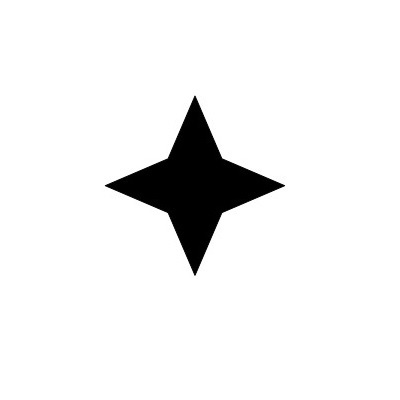
#> input picture template_matching/rosh.jpg, 400 x 400 px
$ jupyter execute 'matching template.ipynb'
#> lines starting #> are read from the running program, lines starting #| are printed output that depends on the picture; after the words box and inside, x2 and y2 are one past the last pixel; in counts of white or black regions, pixels touching at a corner belong together
[cell 1]
import cv2
import numpy as np

[cell 2]
original_image_template = cv2.imread('rosh.jpg')
#> original_image_template is the input picture: shape (400, 400, 3); min 0, max 255, mean 239.2
cv2.imshow('Original Template', original_image_template)
cv2.waitKey(0)

height, width = original_image_template.shape[:2]
#> height = 400; width = 400

original_image = cv2.imread('roshni.jpg')
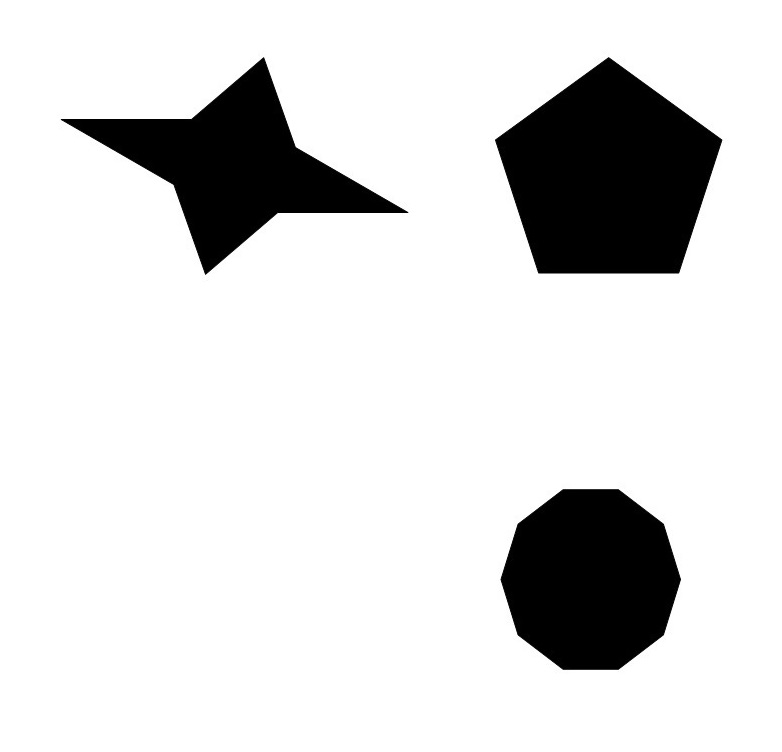
#> input picture template_matching/roshni.jpg, 782 x 752 px
#> original_image is the input picture: shape (752, 782, 3); min 0, max 255, mean 218.7
cv2.imshow('Original Image',original_image)
cv2.waitKey(0)

gray_template = cv2.cvtColor(original_image_template, cv2.COLOR_BGR2GRAY)
gray_original = cv2.cvtColor(original_image, cv2.COLOR_BGR2GRAY)

match = cv2.matchTemplate(gray_original, gray_template, cv2.TM_CCOEFF)
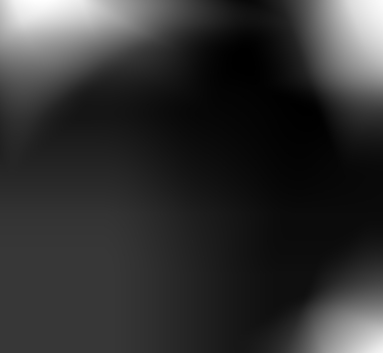
#> match: shape (353, 383) float32; min -140730336, max 500453760, mean -15116893; drawn with min black and max white
min_val, max_val, min_loc, max_loc = cv2.minMaxLoc(match)
#> min_val = -140730336; max_val = 500453760; min_loc = (244, 59); max_loc = (40, 0)

top_left = max_loc
#> top_left = (40, 0)
bottom_right = (top_left[0]+height, top_left[1]+width)
#> bottom_right = (440, 400)
cv2.rectangle(original_image, top_left, bottom_right, (0,0,255), 5)
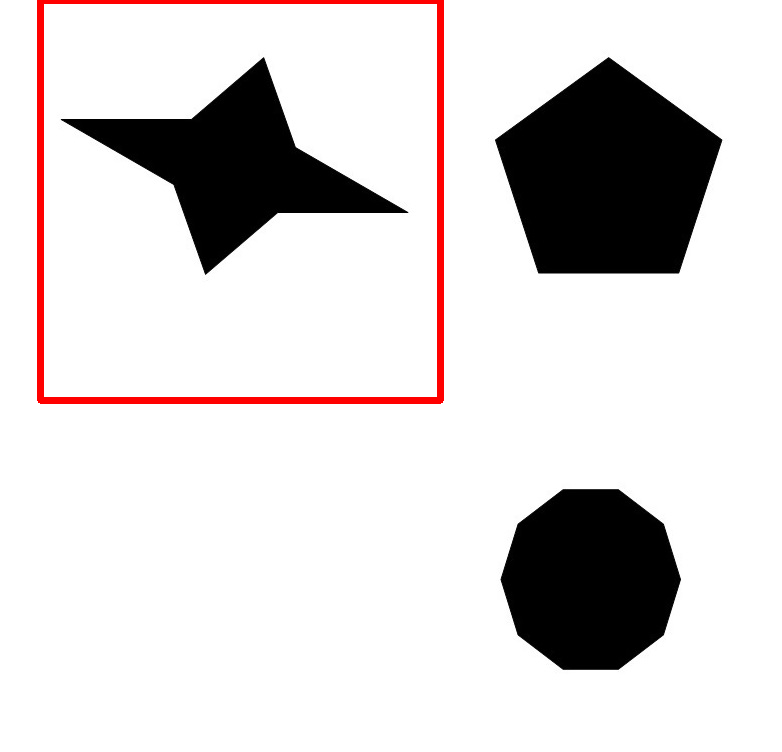
#> original_image: shape (752, 782, 3); 1.7% of pixels changed, all inside (x1, y1, x2, y2) = (37, 0, 444, 404)
